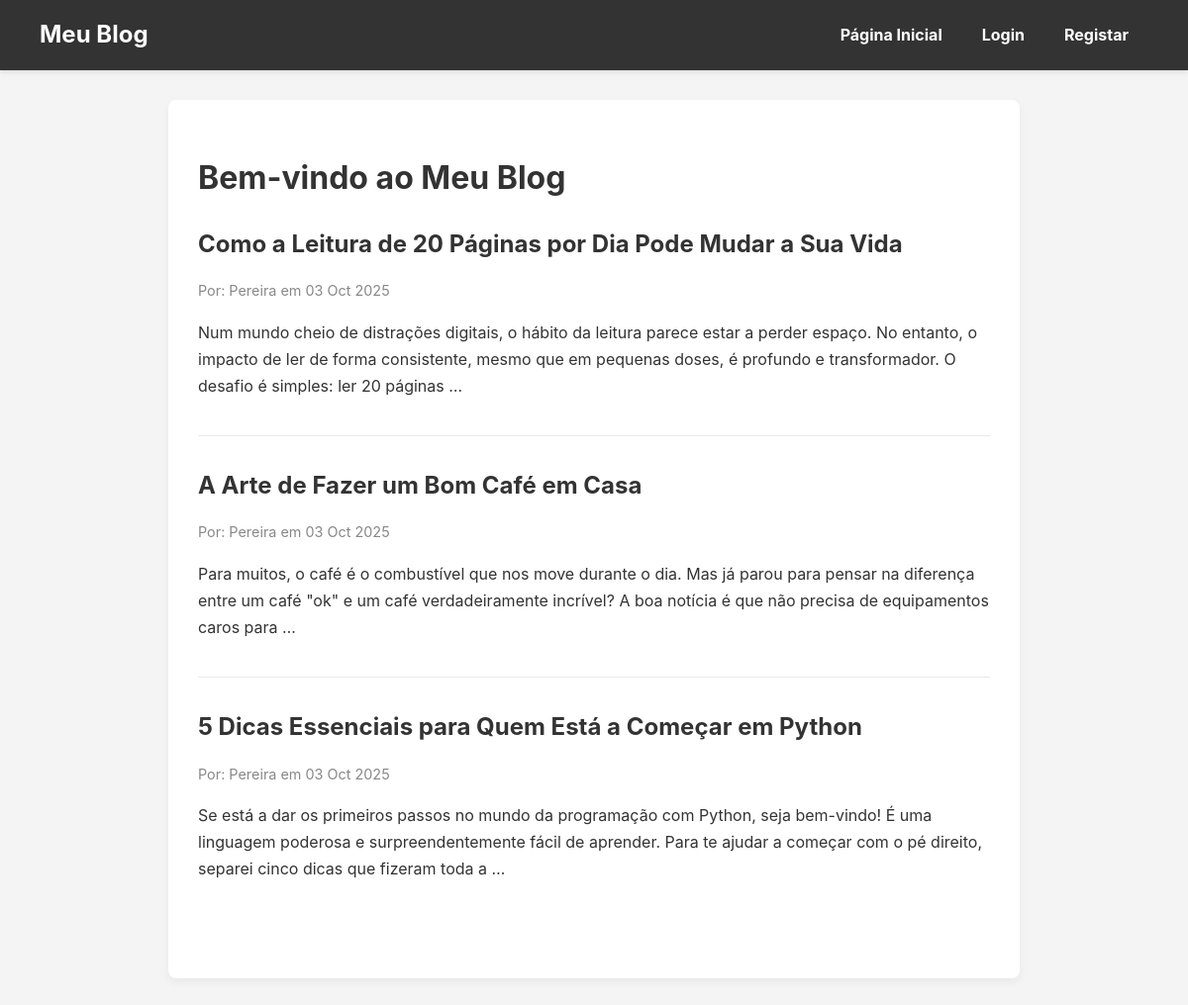
The page / on the database its author committed.
### posts/models.py (models this page shows, shortened)
class Post(models.Model):
    title = models.CharField(max_length=250)
    content = models.TextField()
    author = models.ForeignKey(User, on_delete=models.CASCADE)
    created_at = models.DateTimeField(auto_now_add=True)

### posts/views.py (the view)
# urls.py: path('', views.post_list, name='post_list'),
def post_list(request):
    posts_list = Post.objects.all().order_by("-created_at")
    context = {
        "posts": posts_list,
    }
    return render(request, "posts/post_list.html", context)

### posts/templates/posts/post_list.html (shortened to what this page needs)
{% extends 'posts/base.html' %}
{% block content %}
    <h1>Bem-vindo ao Meu Blog</h1>
    {% for post in posts %}
        <div class="post-preview">
            <h2><a href="{% url 'post_detail' pk=post.pk %}">{{ post.title }}</a></h2>
            <p class="post-meta">Por: {{ post.author.username }} em {{ post.created_at|date:"d M Y" }}</p>
            <p>{{ post.content|truncatewords:40 }}</p>
        </div>
    {% endfor %}
{% endblock %}

### posts/static/posts/css/style.css (style rules this page uses)
:root { --primary-color: #007BFF; --dark-color: #333; --light-color: #f4f4f4; --background-color: #fff; --font-family: -apple-system, BlinkMacSystemFont, "Segoe UI", Roboto, "Helvetica Neue", Arial, sans-serif; }
body { font-family: var(--font-family); line-height: 1.7; margin: 0; background-color: var(--light-color); color: var(--dark-color); }
h1, h2 { color: var(--dark-color); margin-bottom: 0.5em; }
a { text-decoration: none; color: var(--primary-color); transition: color 0.2s ease-in-out; }
.post-preview { border-bottom: 1px solid #e9e9e9; padding-bottom: 20px; margin-bottom: 30px; }
.post-preview:last-child { border-bottom: none; }
.post-preview h2 a { color: var(--dark-color); }
.post-meta { color: #888; font-size: 0.9em; margin-bottom: 10px; }

### rows shown on the page
Post: title "Como a Leitura de 20 Páginas por Dia Pode Mudar a Sua Vida", author.username "Pereira", created_at "03 Oct 2025", content "Num mundo cheio de distrações digitais, o hábito da leitura parece estar a perder espaço. No entanto, o impacto de ler de forma consistente, mesmo que em pequenas doses, é profundo e transformador. O desafio é simples: ler 20 páginas …"
Post: title "A Arte de Fazer um Bom Café em Casa", author.username "Pereira", created_at "03 Oct 2025", content "Para muitos, o café é o combustível que nos move durante o dia. Mas já parou para pensar na diferença entre um café \"ok\" e um café verdadeiramente incrível? A boa notícia é que não precisa de equipamentos caros para …"
Post: title "5 Dicas Essenciais para Quem Está a Começar em Python", author.username "Pereira", created_at "03 Oct 2025", content "Se está a dar os primeiros passos no mundo da programação com Python, seja bem-vindo! É uma linguagem poderosa e surpreendentemente fácil de aprender. Para te ajudar a começar com o pé direito, separei cinco dicas que fizeram toda a …"
